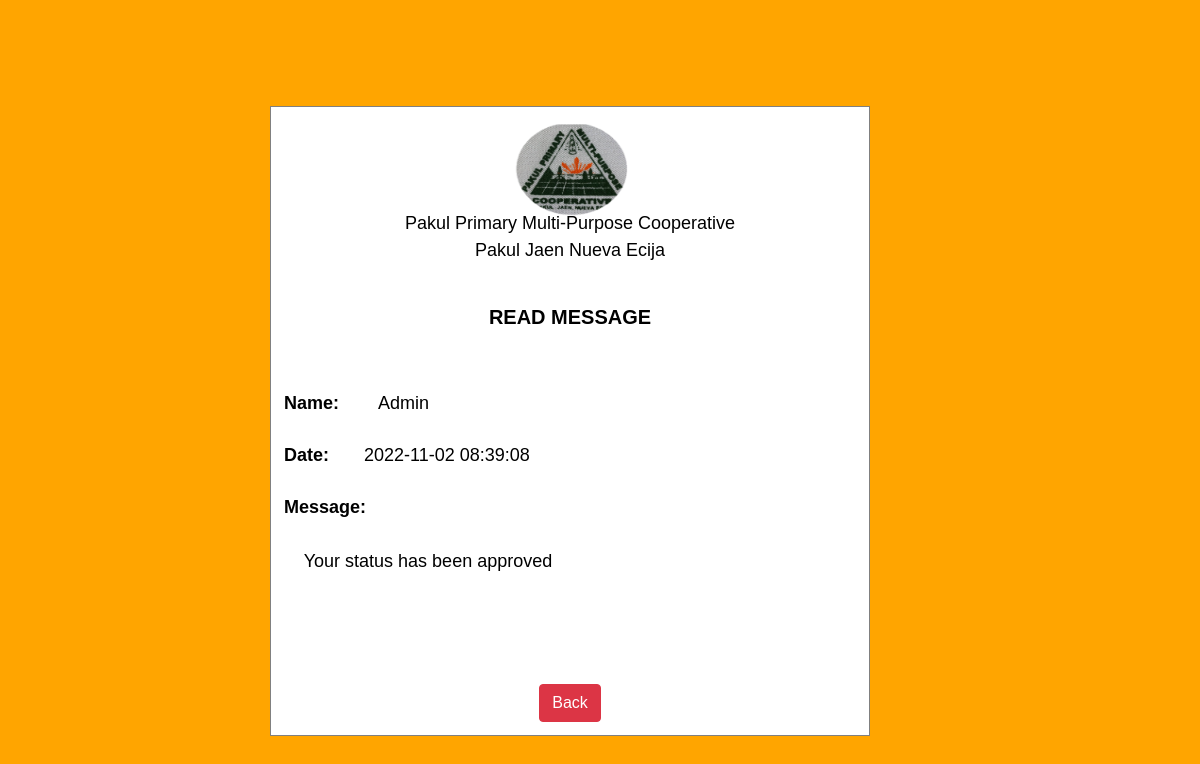
/userpage/msgview.php?id=1, run on the app's committed database.
### tables this page shows
CREATE TABLE `notification` (
  `id` int(11) NOT NULL,
  `name` varchar(255) NOT NULL,
  `message` varchar(255) NOT NULL,
  `status` int(12) NOT NULL DEFAULT 0,
  `cr_date` datetime NOT NULL
);

### userpage/msgview.php (the view, shortened to what this page needs)
<?php
include_once '../memberslist/notifdb.php';
?>
<?php
if(isset($_GET['id']))
{
    $main_id = $_GET['id'];
}
?>
<!DOCTYPE html>
<html>
<head>
    <link rel="stylesheet" href="../../adminpage/css/style.css">
</head>
<body>
<div class="center">
<div class="all-columns">
<img src="../hj.png" width="150px" height="100px">
  <h2 class="sectiontext">Pakul Primary Multi-Purpose Cooperative<br> Pakul Jaen Nueva Ecija
</h2><br>
<h4 class="e"><b>READ MESSAGE</b>
</h4>
<?php
$sql_get = mysqli_query($con,"SELECT * FROM notification WHERE id=$main_id");
while($main_result = mysqli_fetch_assoc($sql_get)) :
?>
<br>
<h3><b>Name: </b> &nbsp;&nbsp;&nbsp;&nbsp;&nbsp;&nbsp; <?php echo $main_result ['name']; ?> </td>
<h3><b>Date: </b> &nbsp;&nbsp;&nbsp;&nbsp;&nbsp; <?php echo $main_result['cr_date']; ?></h3>
<h3><b>Message: </b><br><br> &nbsp; &nbsp; <?php echo $main_result ['message']; ?></h3>
<br><br><br><br>
<button onclick="history.back()" class="btn btn-danger float-end">Back</button>
<?php endwhile ?>
</div></div>
</html>

### userpage/msgview.php (style rules this page uses)
body { box-sizing: border-box; background-color: orange; float: center; font-family: "Poppins", Arial, sans-serif; }
.all-columns { width: 50%; padding: 13px; min-height: 500px; border: 1px solid; text-align: center; background-color:white; position:absolute; margin-left:-100px; margin-right:auto; }
.center { height:50%; padding: 10px; display: block; margin-left: auto; margin-right: auto; margin-top: 8%; width: 40%; }
.sectiontext { margin-top:-10px; font-size:18px; }
h3 { text-align:left; margin-top:25px; font-size:18px; }
.e { margin-top:5px; font-size:20px; }
.btn-danger { color: #fff; background-color: #dc3545; border-color: #dc3545; }

### data on the page
notification: name "Admin", cr_date "2022-11-02 08:39:08", message "Your status has been approved"
